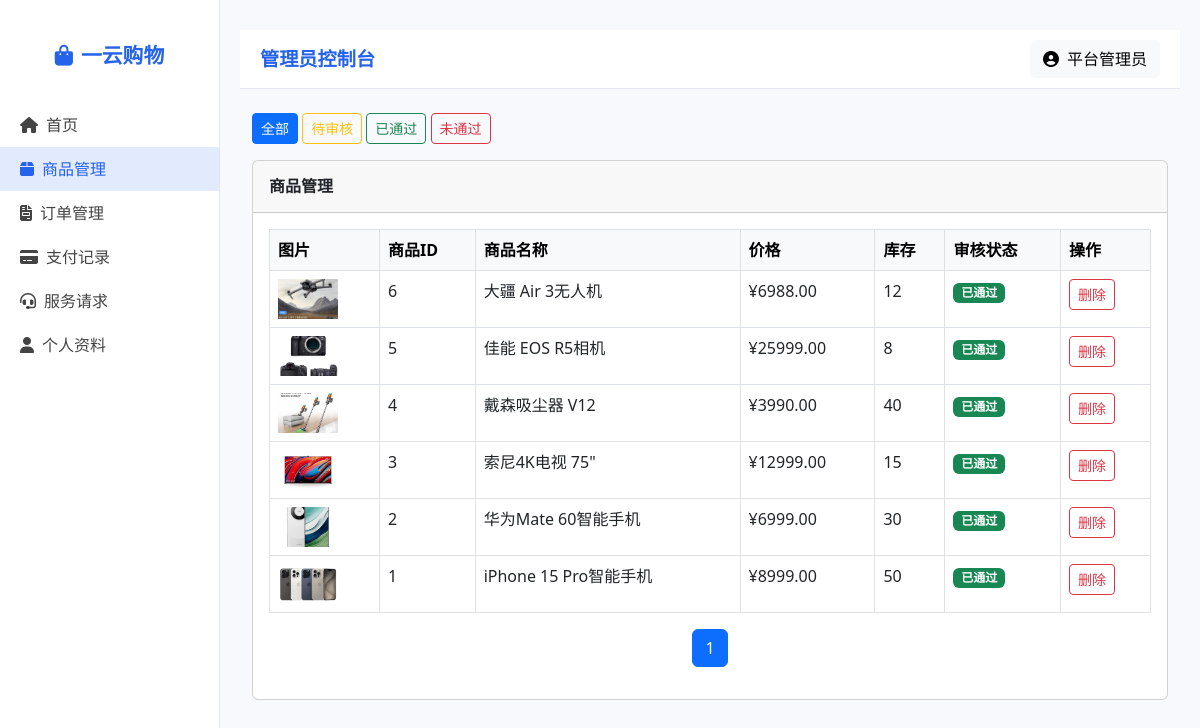
Screenshot of /phpdesign/products.php (signed in) with the database file from the repository.
### tables this page shows
CREATE TABLE `products`  (
  `id` int(11) NOT NULL AUTO_INCREMENT,
  `seller_id` int(11) NOT NULL,
  `name` varchar(100) NOT NULL,
  `description` text NULL,
  `price` decimal(10, 2) NOT NULL,
  `stock` int(11) NOT NULL DEFAULT 0,
  `created_at` timestamp NOT NULL DEFAULT CURRENT_TIMESTAMP,
  `category_id` int(11) NULL DEFAULT NULL,
  `audit_status` enum('pending','approved','rejected') NULL DEFAULT 'pending',
  `image_url` varchar(255) NULL DEFAULT NULL,
  PRIMARY KEY (`id`) USING BTREE,
  INDEX `seller_id`(`seller_id`) USING BTREE,
  INDEX `category_id`(`category_id`) USING BTREE
);

### phpdesign/products.php (the view, shortened to what this page needs)
<?php
$role = $_SESSION['role'] ?? 'user';
include 'header.php';
$page = max(1, intval($_GET['page'] ?? 1));
$pageSize = 8;
$offset = ($page - 1) * $pageSize;
$where = [];
$params = [];
$whereSql = $where ? ('WHERE ' . implode(' AND ', $where)) : '';
$total = $pdo->prepare("SELECT COUNT(*) FROM products $whereSql");
$total->execute($params);
$totalCount = $total->fetchColumn();
$sql = "SELECT * FROM products $whereSql ORDER BY id DESC LIMIT $offset, $pageSize";
$stmt = $pdo->prepare($sql);
$stmt->execute($params);
$products = $stmt->fetchAll(PDO::FETCH_ASSOC);
?>
<?php
if ($role === 'admin' || $role === 'user'):
?>
<div class="container my-4">
    <?php if ($role === 'admin'): ?>
    <div class="mb-3">
        <a href="products.php" class="btn btn-outline-primary btn-sm<?= !isset($_GET['audit_status']) ? ' active' : '' ?>">全部</a>
        <a href="products.php?audit_status=pending" class="btn btn-outline-warning btn-sm<?= ($_GET['audit_status'] ?? '') === 'pending' ? ' active' : '' ?>">待审核</a>
        <a href="products.php?audit_status=approved" class="btn btn-outline-success btn-sm<?= ($_GET['audit_status'] ?? '') === 'approved' ? ' active' : '' ?>">已通过</a>
        <a href="products.php?audit_status=rejected" class="btn btn-outline-danger btn-sm<?= ($_GET['audit_status'] ?? '') === 'rejected' ? ' active' : '' ?>">未通过</a>
    </div>
    <div class="card">
        <div class="card-header py-3 d-flex justify-content-between align-items-center">
            <h6 class="m-0 fw-bold">商品管理</h6>
        </div>
        <div class="card-body">
            <div class="table-responsive">
                <table class="table table-bordered table-hover">
                    <thead class="table-light">
                        <tr>
                            <th>图片</th>
                            <th>商品ID</th>
                            <th>商品名称</th>
                            <th>价格</th>
                            <th>库存</th>
                            <th>审核状态</th>
                            <th>操作</th>
                        </tr>
                    </thead>
                    <tbody>
                        <?php foreach ($products as $product): ?>
                        <tr>
                            <td><img src="<?= htmlspecialchars($product['image_url'] ?? 'https://via.placeholder.com/60') ?>" style="width:60px;height:40px;object-fit:cover;"></td>
                            <td><?= $product['id'] ?></td>
                            <td><?= htmlspecialchars($product['name']) ?></td>
                            <td>¥<?= htmlspecialchars($product['price']) ?></td>
                            <td><?= htmlspecialchars($product['stock']) ?></td>
                            <td>
                                <?php
                                $auditMap = [
                                    'pending' => ['text' => '待审核', 'class' => 'badge bg-warning text-dark'],
                                    'approved' => ['text' => '已通过', 'class' => 'badge bg-success'],
                                    'rejected' => ['text' => '未通过', 'class' => 'badge bg-danger'],
                                ];
                                $a = $product['audit_status'] ?? 'pending';
                                $amap = $auditMap[$a] ?? ['text' => $a, 'class' => 'badge bg-secondary'];
                                echo '<span class="' . $amap['class'] . '">' . $amap['text'] . '</span>';
                                ?>
                            </td>
                            <td>
                                <a href="?action=delete&id=<?= $product['id'] ?>" class="btn btn-sm btn-outline-danger" onclick="return confirm('确定删除该商品？')">删除</a>
                            </td>
                        </tr>
                        <?php endforeach; ?>
                    </tbody>
                </table>
                <nav>
                  <ul class="pagination justify-content-center">
                    <?php for ($i = 1; $i <= ceil($totalCount / $pageSize); $i++): ?>
                      <li class="page-item<?php if ($i == $page) echo ' active'; ?>">
                        <a class="page-link" href="?page=<?= $i ?>"><?= $i ?></a>
                      </li>
                    <?php endfor; ?>
                  </ul>
                </nav>
            </div>
        </div>
    </div>
    <?php endif; ?>
</div>
<?php  endif; ?>
<?php include 'footer.php'; ?>

### rows the page displays
products: image_url (picture), id "6", name "大疆 Air 3无人机", price "6988.00", stock "12", audit_status "已通过"
products: image_url (picture), id "5", name "佳能 EOS R5相机", price "25999.00", stock "8", audit_status "已通过"
products: image_url (picture), id "4", name "戴森吸尘器 V12", price "3990.00", stock "40", audit_status "已通过"
products: image_url (picture), id "3", name "索尼4K电视 75\"", price "12999.00", stock "15", audit_status "已通过"
products: image_url (picture), id "2", name "华为Mate 60智能手机", price "6999.00", stock "30", audit_status "已通过"
products: image_url (picture), id "1", name "iPhone 15 Pro智能手机", price "8999.00", stock "50", audit_status "已通过"

### other values shown
$userInfo['username'] "平台管理员"
